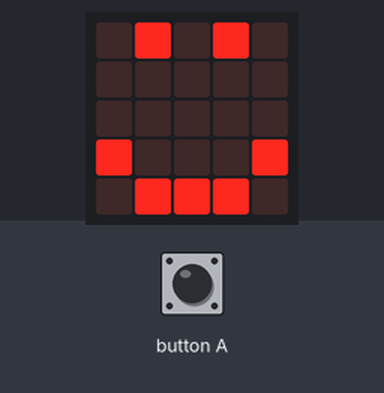
This program was run on a simulated BBC micro:bit (MakeCode). On the bench: the board's 5×5 LED display. Inputs (shaded band) come from the test bench. Random numbers come from a fixed seed.

Above: at 0.1 s.
3.7 s: button A pressed for 0.15 s
At 5.0 s:
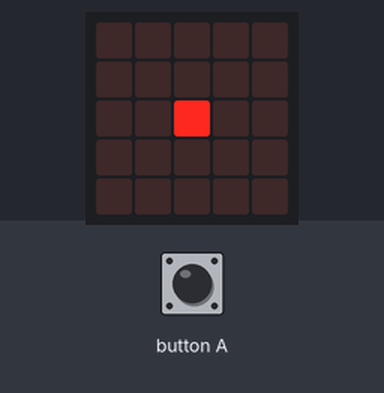
5.3 s: button A pressed for 0.15 s
At 6.3 s:
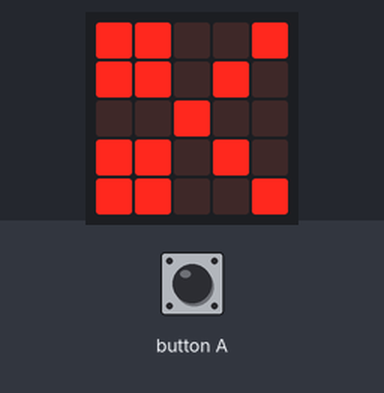
6.9 s: button A pressed 5 times (0.12 s each, 0.3 s apart)
At 10.2 s:
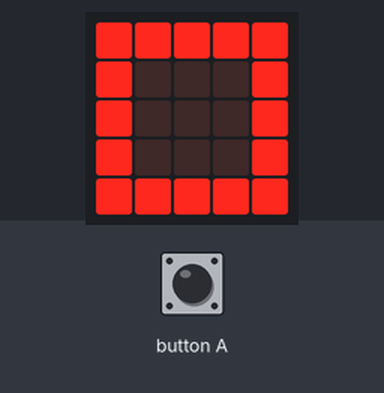
Timing chart, 0 to 11.7 s (numbered marks = the images above; inputs shaded):
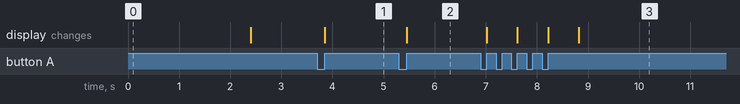

The program:

main.ts
```typescript
input.onButtonPressed(Button.A, function () {
    szam = randint(1, 3)
    if (szam == 1) {
        basic.showLeds(`
            . . . . .
            . . . . .
            . . # . .
            . . . . .
            . . . . .
            `)
        basic.pause(200)
    } else {
        if (szam == 2) {
            basic.showLeds(`
                # # # # #
                # . . . #
                # . . . #
                # . . . #
                # # # # #
                `)
            basic.pause(200)
        } else {
            basic.showLeds(`
                # # . . #
                # # . # .
                . . # . .
                # # . # .
                # # . . #
                `)
            basic.pause(200)
        }
    }
})
let szam = 0
basic.showLeds(`
    . # . # .
    . . . . .
    . . . . .
    # . . . #
    . # # # .
    `)
basic.pause(2000)
basic.clearScreen()
```

test.ts
```typescript
// ide kerülnek a tesztek; a rendszer ezt nem kompilálja, ha a csomagot bővítményként használják.
```

Measured:
- after the input at 3.7 s, the display: changes after 0.15 s (image 1)
- after the input at 5.3 s, the display: changes after 0.15 s (image 2)
- after the input at 6.9 s, the display: first changes after 0.12 s (image 3 shows a later state)
